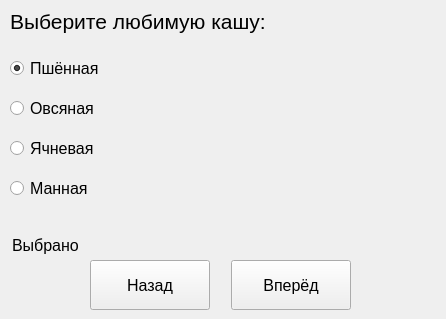
<?xml version="1.0" encoding="UTF-8"?>
<ui version="4.0">
 <class>MainWindow</class>
 <widget class="QMainWindow" name="MainWindow">
  <property name="geometry">
   <rect>
    <x>0</x>
    <y>0</y>
    <width>446</width>
    <height>319</height>
   </rect>
  </property>
  <property name="minimumSize">
   <size>
    <width>446</width>
    <height>319</height>
   </size>
  </property>
  <property name="maximumSize">
   <size>
    <width>446</width>
    <height>319</height>
   </size>
  </property>
  <property name="windowTitle">
   <string>MainWindow</string>
  </property>
  <widget class="QWidget" name="centralwidget">
   <widget class="QPushButton" name="btn_back">
    <property name="geometry">
     <rect>
      <x>90</x>
      <y>260</y>
      <width>120</width>
      <height>50</height>
     </rect>
    </property>
    <property name="font">
     <font>
      <family>Segoe UI</family>
      <pointsize>12</pointsize>
     </font>
    </property>
    <property name="text">
     <string>Назад</string>
    </property>
   </widget>
   <widget class="QLabel" name="label_img">
    <property name="geometry">
     <rect>
      <x>200</x>
      <y>50</y>
      <width>200</width>
      <height>200</height>
     </rect>
    </property>
    <property name="text">
     <string/>
    </property>
   </widget>
   <widget class="QPushButton" name="btn_next">
    <property name="geometry">
     <rect>
      <x>231</x>
      <y>260</y>
      <width>120</width>
      <height>50</height>
     </rect>
    </property>
    <property name="font">
     <font>
      <family>Segoe UI</family>
      <pointsize>12</pointsize>
     </font>
    </property>
    <property name="text">
     <string>Вперёд</string>
    </property>
   </widget>
   <widget class="QLabel" name="label_task">
    <property name="geometry">
     <rect>
      <x>10</x>
      <y>6</y>
      <width>331</width>
      <height>31</height>
     </rect>
    </property>
    <property name="font">
     <font>
      <family>Segoe UI</family>
      <pointsize>16</pointsize>
     </font>
    </property>
    <property name="text">
     <string>Выберите любимую кашу:</string>
    </property>
   </widget>
   <widget class="QLabel" name="label_selected">
    <property name="geometry">
     <rect>
      <x>12</x>
      <y>236</y>
      <width>321</width>
      <height>20</height>
     </rect>
    </property>
    <property name="font">
     <font>
      <family>Segoe UI</family>
      <pointsize>12</pointsize>
     </font>
    </property>
    <property name="text">
     <string>&lt;html&gt;&lt;head/&gt;&lt;body&gt;&lt;p&gt;Выбрано&lt;/p&gt;&lt;/body&gt;&lt;/html&gt;</string>
    </property>
   </widget>
   <widget class="QRadioButton" name="radioButton_1">
    <property name="geometry">
     <rect>
      <x>10</x>
      <y>60</y>
      <width>191</width>
      <height>17</height>
     </rect>
    </property>
    <property name="font">
     <font>
      <pointsize>12</pointsize>
     </font>
    </property>
    <property name="text">
     <string>Пшённая</string>
    </property>
    <property name="checked">
     <bool>true</bool>
    </property>
   </widget>
   <widget class="QRadioButton" name="radioButton_4">
    <property name="geometry">
     <rect>
      <x>10</x>
      <y>180</y>
      <width>191</width>
      <height>17</height>
     </rect>
    </property>
    <property name="font">
     <font>
      <pointsize>12</pointsize>
     </font>
    </property>
    <property name="text">
     <string>Манная</string>
    </property>
   </widget>
   <widget class="QRadioButton" name="radioButton_2">
    <property name="geometry">
     <rect>
      <x>10</x>
      <y>100</y>
      <width>191</width>
      <height>17</height>
     </rect>
    </property>
    <property name="font">
     <font>
      <pointsize>12</pointsize>
     </font>
    </property>
    <property name="text">
     <string>Овсяная</string>
    </property>
   </widget>
   <widget class="QRadioButton" name="radioButton_3">
    <property name="geometry">
     <rect>
      <x>10</x>
      <y>140</y>
      <width>191</width>
      <height>17</height>
     </rect>
    </property>
    <property name="font">
     <font>
      <pointsize>12</pointsize>
     </font>
    </property>
    <property name="text">
     <string>Ячневая</string>
    </property>
   </widget>
  </widget>
 </widget>
 <resources/>
 <connections/>
</ui>
